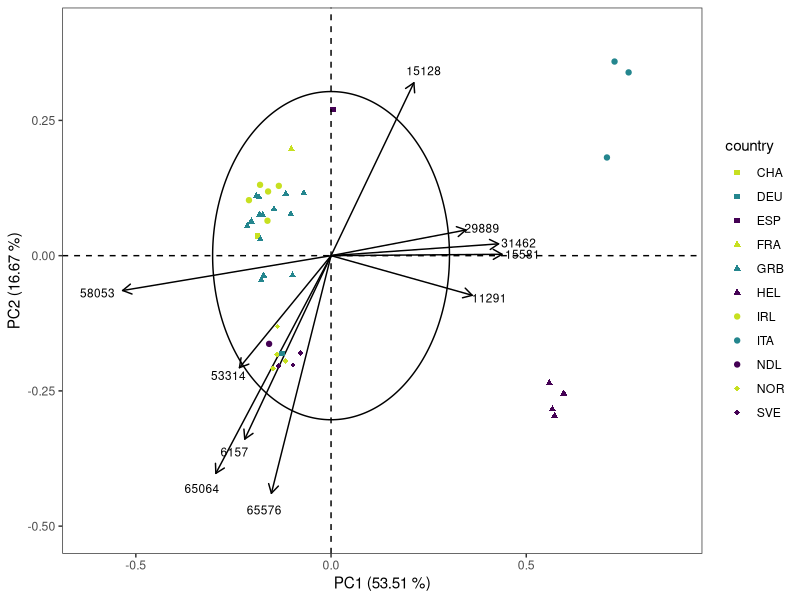
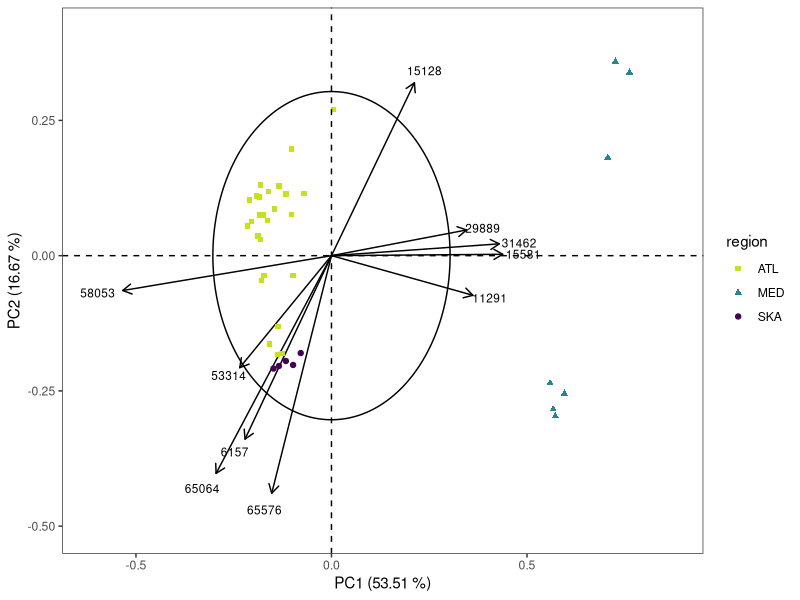
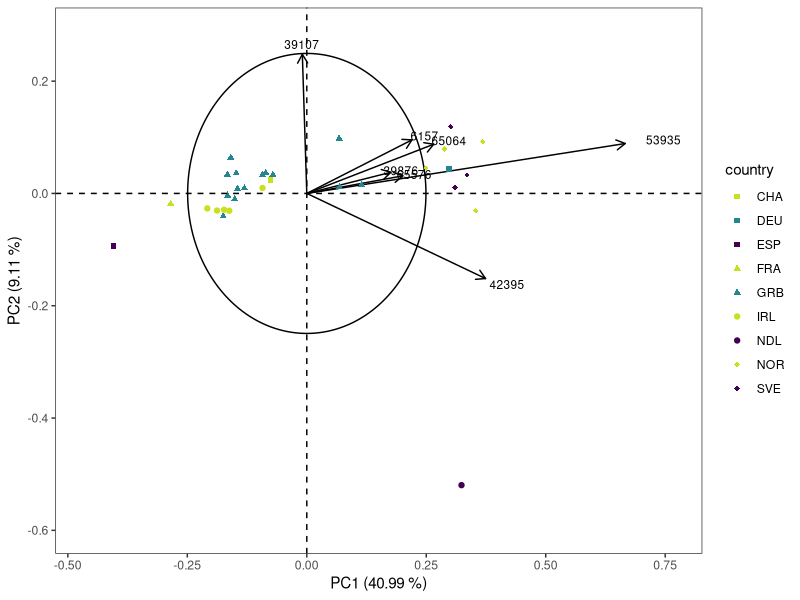
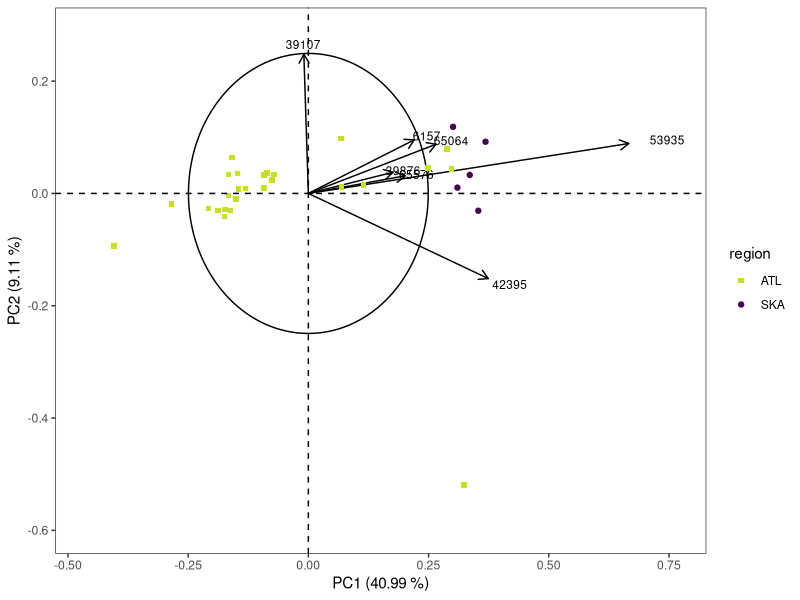
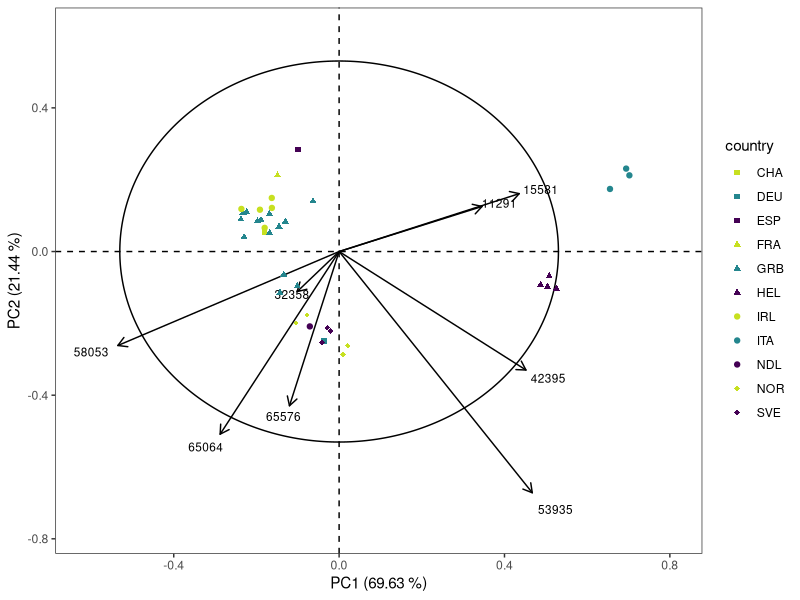
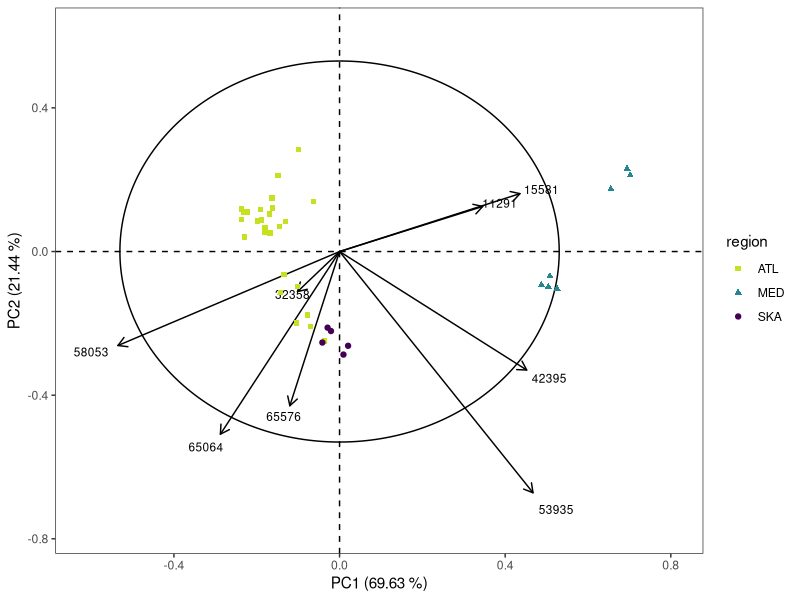
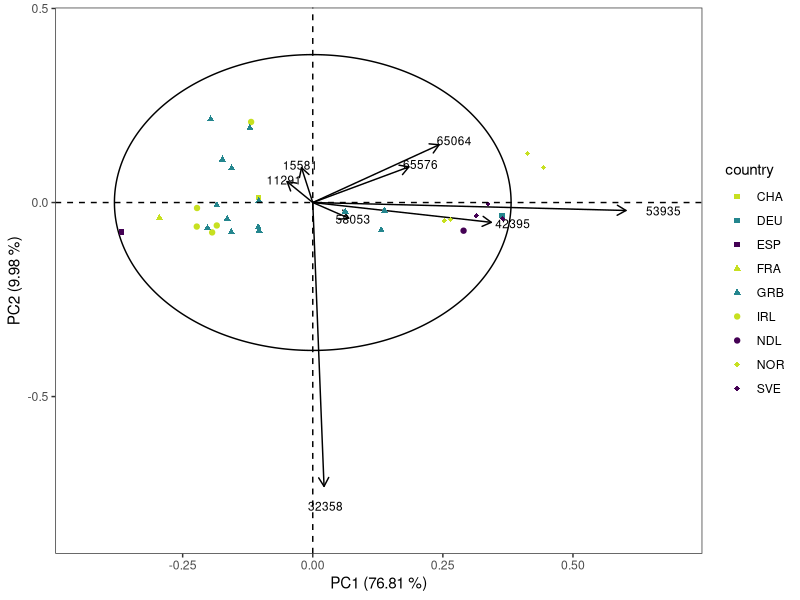
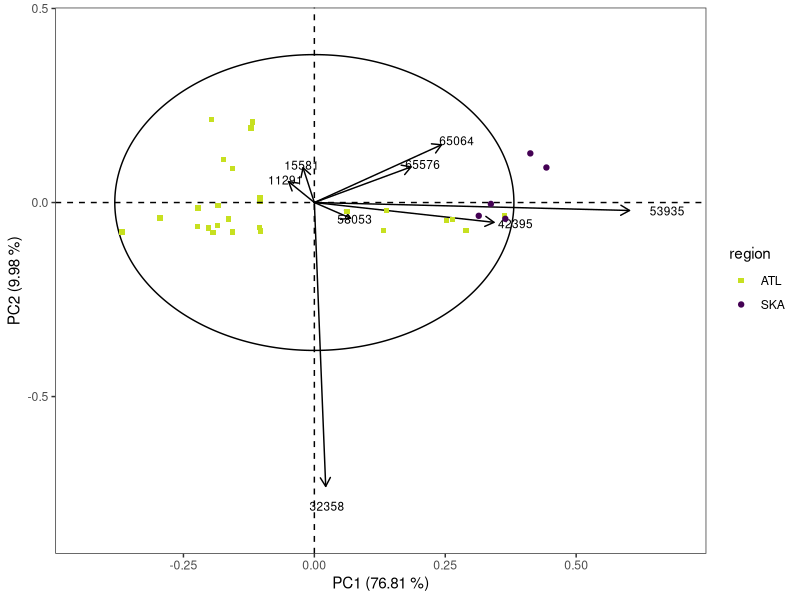

Write R code to recreate these figures, in order.
library(vegan)
library(tidyverse)
library(ggforce)

countryList <- function(populations){
  reference <- data.frame(
                  pop = c("Brd","Cro","Eye","Heb","Iom","Ios","Loo","Lyn","Ork","Pad","Pem","She","Sbs","Sul",
                          "Jer",
                          "Idr",
                          "Hel",
                          "Ale","Sky","The","Tor",
                          "Cor","Hoo","Kil","Mul","Ven",
                          "Laz","Tar","Sar",
                          "Oos",
                          "Ber","Flo","Sin","Tro",
                          "Vig",
                          "Gul","Kav","Lys"),
                  country = c(rep("GRB",14),"CHA","FRA","DEU",rep("HEL",4),rep("IRL",5),rep("ITA",3),"NDL",rep("NOR",4),"ESP",rep("SVE",3))
                )
  for(i in 1:nrow(reference)){
    populations[populations == reference$pop[i]] <- reference$country[i]
  }

  return(populations)
}

regionList <- function(populations){
  reference <- data.frame(
                  pop = c("Brd","Cro","Eye","Heb","Iom","Ios","Loo","Lyn","Ork","Pad","Pem","She","Sbs","Sul",
                          "Jer",
                          "Idr",
                          "Hel",
                          "Ale","Sky","The","Tor",
                          "Cor","Hoo","Kil","Mul","Ven",
                          "Laz","Tar","Sar",
                          "Oos",
                          "Ber","Tro",
                          "Flo","Sin",
                          "Vig",
                          "Gul","Kav","Lys"),
                  region = c(rep("ATL",17),rep("MED",4),rep("ATL",5),rep("MED",3),rep("ATL",3),rep("SKA",2),"ATL",rep("SKA",3))
                )
  for(i in 1:nrow(reference)){
    populations[populations == reference$pop[i]] <- reference$region[i]
  }

  return(populations)
}

getColours <- function(pop){
	col_key <- data.frame(
			population = c("CHA","DEU","ESP","FRA","GRB","HEL","IRL","ITA","NDL","NOR","SVE","ATL","MED","SKA"),
			colour = c(rep(c("#C7E020FF","#24868EFF","#440154FF"),3),c("#C7E020FF","#440154FF"),c("#C7E020FF","#24868EFF","#440154FF")),
			shape = c(rep(15,3),rep(17,3),rep(19,3),18,18,15,17,19))

	col_res <- col_key[col_key$population %in% unique(pop),]$colour
	sha_res <- col_key[col_key$population %in% unique(pop),]$shape
	return(list(colour = col_res,shape = sha_res))
}

makePlotDF <- function(Evectors,names){
  df.plot <- Evectors[,1:2] %>% as.data.frame()
  rownames(df.plot) <- names
  df.plot$country <- rownames(df.plot)
  df.plot$country <- countryList(df.plot$country)
  df.plot$region <- rownames(df.plot)
  df.plot$region <- regionList(df.plot$region)

  print(df.plot)
  return(df.plot)
}

plotPCA <- function(df.plot, Evalues, U, scale, fileName, option){
  lambda <- sprintf("%.2f",round(Evalues[1:2] / sum(Evalues) *100, 2))
  rad <- scale*sqrt(2/length(Evalues))
  p <- ggplot() + geom_segment(data=U,x=rep(0,nrow(U)),y=rep(0,nrow(U)),xend=U[,1],yend=U[,2], 
             	lineend='round', arrow = arrow(length = unit(0.1, "inches"))) + 
  			 geom_circle(aes(x0=0,y0=0,r=rad)) +
  			 geom_text(data=U,aes(x=1.12*PC1,y=1.07*PC2,label=rownames(U)),size=3) +
  			 geom_point(data=df.plot,aes(x=PC1,y=PC2,col=df.plot[,option],shape=df.plot[,option]),size=1.5) +
             theme_bw() + 
			 scale_colour_manual(
             	name = names(df.plot)[option],
             	labels = sort(unique(df.plot[,option])),
             	values=getColours(df.plot[,option])$colour) +
             scale_shape_manual(
             	name = names(df.plot)[option],
             	labels =sort(unique(df.plot[,option])),
             	values=getColours(df.plot[,option])$shape) +
             xlab(paste0("PC1 (",lambda[1]," %)")) + ylab(paste0("PC2 (",lambda[2]," %)")) +
             theme(panel.grid.major = element_blank(),panel.grid.minor = element_blank()) +
             geom_hline(yintercept=0,linetype="dashed") + geom_vline(xintercept=0,linetype="dashed") +
             guides(col=guide_legend(title=colnames(df.plot)[option])) +
             xlim(1.15*min(df.plot$PC1,U$PC1,-rad),1.15*max(df.plot$PC1,U$PC1,rad)) +
             ylim(1.15*min(df.plot$PC2,U$PC2,-rad),1.15*max(df.plot$PC2,U$PC2,rad)) 

  p %>% ggsave(fileName,.,device='png',width=15,height=10,units='cm')
}

PCAOutput <- function(allele.freq,thresh){
	PCA <- rda(allele.freq)
	PCA_sum <- summary(PCA)
	PCA.good <- as.data.frame(goodness(PCA, model = "CA", choices = 1:3))
	print(PCA.good[order(-PCA.good$PC2),])

	SNP_list <- rownames(PCA.good[PCA.good$PC2 > thresh,])
	site.scores <- scores(PCA, scaling=1, display="sites")
	site.scores[,1] <- -site.scores[,1]
	species.scores <- 0.5*scores(PCA, scaling=1, display="species")
	scale <- 0.5*attributes(species.scores)$const
	species.scores <- as.data.frame(species.scores[rownames(species.scores) %in% SNP_list,])
	rownames(species.scores) <- substr(rownames(species.scores),start=2,stop=nchar(rownames(species.scores))-2)
	species.scores$PC1 <- -species.scores$PC1

	Evalues <- as.vector(PCA_sum$cont$importance[2,])

	PCAOut <- list(Evectors=site.scores, Umatrix=species.scores, Evalues=Evalues, Scale=scale)

}

al.freq.tot <- read.csv("Output/allele_freq_total.csv", header=T,row.names=1)
PCA.tot <- PCAOutput(al.freq.tot,0.90)
df.plot.tot <- makePlotDF(PCA.tot$Evectors, rownames(PCA.tot$Evectors))
plotPCA(df.plot.tot,PCA.tot$Evalues,PCA.tot$Umatrix,PCA.tot$Scale,"PCA_tot_country.png",3)
plotPCA(df.plot.tot,PCA.tot$Evalues,PCA.tot$Umatrix,PCA.tot$Scale,"PCA_tot_region.png",4)

al.freq.atl <- al.freq.tot[!(row.names(al.freq.tot) %in% c("Laz","Tar","Sar","Ale","The","Tor","Sky")),]
PCA.atl <- PCAOutput(al.freq.atl,0.7)
PCA.atl$Evectors[,2] <- -PCA.atl$Evectors[,2]
PCA.atl$Umatrix[,2] <- -PCA.atl$Umatrix[,2]
df.plot.atl <- makePlotDF(PCA.atl$Evectors, rownames(PCA.atl$Evectors))
plotPCA(df.plot.atl,PCA.atl$Evalues,PCA.atl$Umatrix,PCA.atl$Scale,"PCA_atl_country.png",3)
plotPCA(df.plot.atl,PCA.atl$Evalues,PCA.atl$Umatrix,PCA.atl$Scale,"PCA_atl_region.png",4)

al.freq.sel.tot <- read.csv("Output/allele_freq_sel.csv", header=T, row.names=1)
PCA.sel.tot <- PCAOutput(al.freq.sel.tot,0.01)
df.plot.sel.tot <- makePlotDF(PCA.sel.tot$Evectors, rownames(PCA.sel.tot$Evectors))
plotPCA(df.plot.sel.tot,PCA.sel.tot$Evalues,PCA.sel.tot$Umatrix,PCA.sel.tot$Scale,"PCA_sel_tot_country.png",3)
plotPCA(df.plot.sel.tot,PCA.sel.tot$Evalues,PCA.sel.tot$Umatrix,PCA.sel.tot$Scale,"PCA_sel_tot_region.png",4)

al.freq.sel.atl <- al.freq.sel.tot[!(row.names(al.freq.sel.tot) %in% c("Laz","Tar","Sar","Ale","The","Tor","Sky")),]
PCA.sel.atl <- PCAOutput(al.freq.sel.atl,0.01)
df.plot.sel.atl <- makePlotDF(PCA.sel.atl$Evectors, rownames(PCA.sel.atl$Evectors))
plotPCA(df.plot.sel.atl,PCA.sel.atl$Evalues,PCA.sel.atl$Umatrix,PCA.sel.atl$Scale,"PCA_sel_atl_country.png",3)
plotPCA(df.plot.sel.atl,PCA.sel.atl$Evalues,PCA.sel.atl$Umatrix,PCA.sel.atl$Scale,"PCA_sel_atl_region.png",4)

al.freq.neut.tot <- read.csv("Output/allele_freq_neut.csv", header=T, row.names=1)
PCA.neut.tot <- PCAOutput(al.freq.neut.tot,0.80)
df.plot.neut.tot <- makePlotDF(PCA.neut.tot$Evectors, rownames(PCA.neut.tot$Evectors))
plotPCA(df.plot.neut.tot,PCA.neut.tot$Evalues,PCA.neut.tot$Umatrix,PCA.neut.tot$Scale,"PCA_neut_tot_country.png",3)
plotPCA(df.plot.neut.tot,PCA.neut.tot$Evalues,PCA.neut.tot$Umatrix,PCA.neut.tot$Scale,"PCA_neut_tot_region.png",4)

al.freq.neut.atl <- al.freq.neut.tot[!(row.names(al.freq.neut.tot) %in% c("Laz","Tar","Sar","Ale","The","Tor","Sky")),]
PCA.neut.atl <- PCAOutput(al.freq.neut.atl,0.70)
df.plot.neut.atl <- makePlotDF(PCA.neut.atl$Evectors, rownames(PCA.neut.atl$Evectors))
plotPCA(df.plot.neut.atl,PCA.neut.atl$Evalues,PCA.neut.atl$Umatrix,PCA.neut.atl$Scale,"PCA_neut_atl_country.png",3)
plotPCA(df.plot.neut.atl,PCA.neut.atl$Evalues,PCA.neut.atl$Umatrix,PCA.neut.atl$Scale,"PCA_neut_atl_region.png",4)
